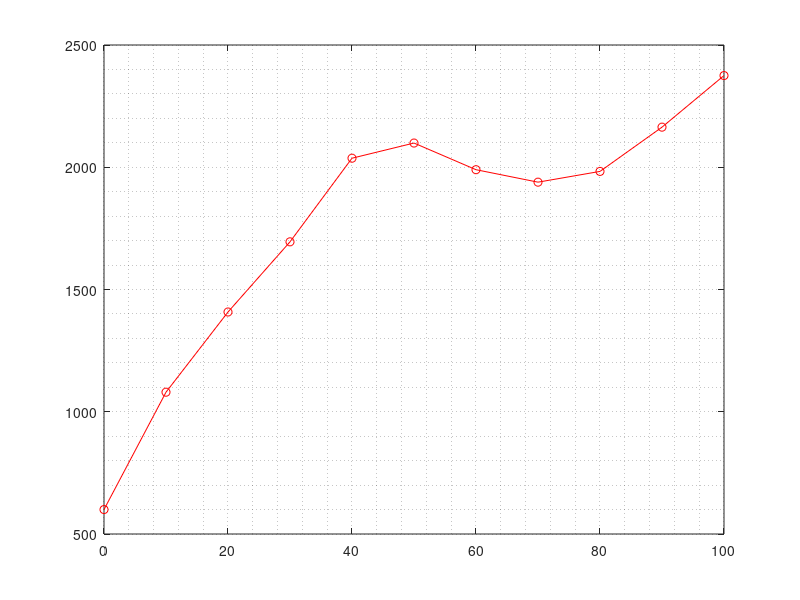

Reproduce this figure in MATLAB. (Note: this script raises an error after producing the figure.)
A = importdata('Time_data/mutex_lock_-c.txt');
B = importdata('Time_data/spin_lock_-c.txt');
C = importdata('Time_data/my_mutex_lock_-c.txt');
D = importdata('Time_data/my_spinTAS_lock_-c.txt');
E = importdata('Time_data/my_spinTTAS_lock_-c.txt');
F = importdata('Time_data/my_queue_lock_-c.txt');

a=A';
b=B';
c=C';
d=D';
e=E';
f=F';
x1=0:10:100;

figure('Color',[0.8 0.8 0.8]);
%p = polyfit(x,a,1);
%y1 = polyval(p,x);

plot(x1,a,'-o','Color','red');
hold on

grid minor
ax = gca;
ax.XMinorGrid = 'off';
set(gca,'FontSize',15);

title('Time vs WorkInsideCS','FontSize',20);
ylabel('time(ms)','FontSize',20);
xlabel('WorkInsideCS','FontSize',20);
ylim([0 4000]);
xlim([0 100]);

plot(x1,b,'-o','Color','black');
plot(x1,c,'-o','Color','magenta');
plot(x1,d,'-o','Color','cyan');
plot(x1,e,'-o','Color','green');
plot(x1,f,'-o','Color','blue');

l = legend('pthr mutex','pthr spin','myMutex','mySpinTAS','mySpinTTAS','myQueue','Location','southeastoutside');
set(l,'FontSize',20);
